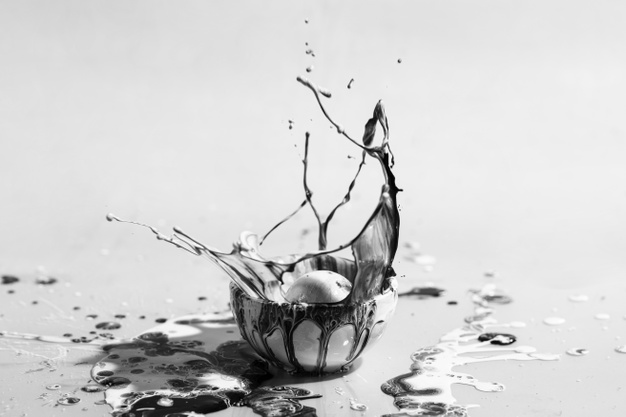
#> input picture courses/apcsp/datasets/cup.jpg, 626 x 417 px, found by its file name
$ jupyter execute --allow-errors SVD_Image_Compression.ipynb
#> lines starting #> are read from the running program, lines starting #| are printed output that depends on the picture
# Singular Value Decomposition (SVD) and Image Compression

Singular Value Decomposition (SVD) is one of the most important matrix factorizations in linear algebra. Just as integers can be factored into prime numbers, a matrix can be decomposed into a product of simpler matrices that reveal its fundamental structure. In this lab, you will explore what SVD is, how it represents a matrix in terms of its geometric components, and how this decomposition enables us to compress images through low‑rank approximation.

Singular Value Decomposition states that for **any** real matrix

$$A \in \mathbb{R}^{m \times n}$$

can be decomposed as:

$$
A = U \, \Sigma \, V^{T}
$$

where:

- $U \in \mathbb{R}^{m \times m}$ is an **orthogonal matrix** (columns are orthonormal),
- $\Sigma \in \mathbb{R}^{m \times n}$ is a (rectangular) **diagonal matrix** whose diagonal entries
  $$
  \sigma_1 \ge \sigma_2 \ge \cdots \ge \sigma_r > 0
  $$
  are the **singular values**,
- $V \in \mathbb{R}^{n \times n}$ is another **orthogonal matrix**, and $V^T$ is its transpose.

---

## 🌟 **Low‑Rank Approximation**

A powerful use of SVD is approximating $A$ using only the top $k$ singular values:

$$
A_k = U_k \, \Sigma_k \, V_k^{T}
$$

where:

- $U_k$ contains the first $k$ columns of $U$,
- $\Sigma_k$ contains the top $k$ singular values,
- $V_k^T$ contains the first $k$ rows of $V^T$.

This yields the **best rank-$k$** approximation to $A$.

---

## **Why This Works for Images**

A grayscale image is a matrix of pixel values. By keeping only the largest singular values, we capture the most important structure and discard noise or fine detail.

Thus:

- store fewer numbers,
- reconstruct an image that looks nearly the same,
- achieve **image compression via SVD**.

## Setup

We'll use:
- `numpy` for linear algebra
- `matplotlib` for plotting
- `PIL` (Pillow) for image loading

If you're in **Google Colab**, everything below should work out of the box.

[cell 1]
import numpy as np
import matplotlib.pyplot as plt

from PIL import Image
import io
import os

plt.rcParams['figure.figsize'] = (6, 4)
plt.rcParams['image.cmap'] = 'gray'

## 3) Load an image

Choose one of the options below:

### Option A — Upload an image (Colab/Jupyter)
- In Colab: you will get a file picker.
- In classic Jupyter: file picker may or may not appear; if it doesn't, use Option B or C.

### Option B — Load from a URL (GitHub raw, etc.)
Provide a direct URL to an image file.

### Option C — Use a local file path
If you already have an image in the same folder as this notebook.

Run the next cell and pick the method you prefer.

[cell 2]
# --- Choose ONE method below ---
METHOD = "url"   # "upload" | "url" | "path"

# If METHOD == "url":
IMAGE_URL = "https://github.com/LongBaoNguyen/longbaonguyen.github.io/blob/master/courses/apcsp/datasets/cup.jpg"  # e.g., "https://raw.githubusercontent.com/user/repo/main/image.jpg"

# If METHOD == "path":
IMAGE_PATH = "cup.jpg" # e.g., "my_image.png"

# Resize for speed (set to None to keep original size)
MAX_SIZE = 1024  # e.g., 256; try 512 for higher quality if your runtime is strong


def load_image(method=METHOD, url=IMAGE_URL, path=IMAGE_PATH, max_size=MAX_SIZE):
#> called with method = 'url', path = 'cup.jpg', max_size = 1024
    if method == "upload":
        try:
            from google.colab import files
            uploaded = files.upload()
            fname = next(iter(uploaded))
            img_bytes = uploaded[fname]
            img = Image.open(io.BytesIO(img_bytes)).convert("RGB")
            return img
        except Exception as e:
            raise RuntimeError(
                "Upload failed. If you're not in Colab, set METHOD='path' or METHOD='url'."
            )

    elif method == "url":
        import urllib.request
        with urllib.request.urlopen(url) as resp:
            data = resp.read()
        img = Image.open(io.BytesIO(data)).convert("RGB")
#> img is the input picture: PIL image 626x417 RGB; min 0, max 255, mean 208.2
        return img

    elif method == "path":
        if not os.path.exists(path):
            raise FileNotFoundError(f"Could not find file: {path}")
        img = Image.open(path).convert("L")
        return img

    else:
        raise ValueError("METHOD must be one of: 'upload', 'url', 'path'")


img = load_image()

img = np.asarray(img).astype(np.float32) / 255.0  # shape: (H, W, 3)
#> img: shape (417, 626, 3) float32
print(img.shape)
#| (417, 626, 3)
print(img)
#> (printed output is left out)

print(f"Loaded image shape: {img.shape}")
#| Loaded image shape: (417, 626, 3)
plt.figure(figsize=(5,5))
plt.imshow(img)
plt.axis('off')
plt.title('Original Image')
plt.show()

[cell 3]
# URL of the image you provided
url = "https://raw.githubusercontent.com/LongBaoNguyen/longbaonguyen.github.io/master/courses/apcsp/datasets/cup.jpg"

# Fetch image and open it
#> (the rest of this cell did not finish here and is left out)

[cell 4]
A = img
A.shape
#> Out = (417, 626, 3)

***

## NumPy Slicing

When you work with NumPy, you often need to extract **parts** of an array rather than the whole thing. This is called **slicing**, and it works a lot like cutting out a section of a list or table.

Think of a NumPy array like a grid of numbers — slicing lets you say:
➡️ “Give me rows from here to here”
➡️ “Give me columns from here to here”
➡️ “Give me every second value”
…and so on.

***

### 🔹 Basic Slicing: `start : stop`

The simplest form is:

    array[start : stop]

*   `start` = where to begin (included)
*   `stop` = where to end (not included)

Example:

```python
import numpy as np

a = np.array([10, 20, 30, 40, 50])
a[1:4]
```

This gives:

    array([20, 30, 40])

Because it starts at index 1 and stops *before* index 4.

***

### 🔹 Adding a Step: `start : stop : step`

You can also skip values.

```python
a[0:5:2]
```

Result:

    array([10, 30, 50])

This means: start at 0, stop before 5, take every 2 steps.

***

### 🔹 Slicing 2D Arrays (Rows and Columns)

Think of a 2D array like a table:

*   The first number selects **rows**
*   The second number selects **columns**

Format:

    array[row_start:row_stop , col_start:col_stop]

Example:

```python
b = np.array([
    [1, 2, 3],
    [4, 5, 6],
    [7, 8, 9]
])

b[0:2, 1:3]
```

This selects:

*   Rows 0 and 1
*   Columns 1 and 2

Result:

    array([
        [2, 3],
        [5, 6]
    ])

***

### 🔹 Shortcut: Leaving Start or Stop Empty

You can leave out `start` or `stop`:

*   `a[:3]` → from the beginning to index 2
*   `a[2:]` → from index 2 to the end
*   `a[:]` → the whole array

Example:

```python
b[:, 1]
```

Means:

*   all rows
*   column 1 only

Result:

    array([2, 5, 8])

***

### ⭐ Quick Summary

| Pattern              | Meaning               |
| -------------------- | --------------------- |
| `a[start:stop]`      | Slice 1D array        |
| `a[start:stop:step]` | Slice with steps      |
| `a[:, :]`            | All rows, all columns |
| `a[x, :]`            | Row `x`, all columns  |
| `a[:, y]`            | All rows, column `y`  |

***

## 🔍 Understanding `numpy.linalg.svd` and the Shapes of Its Outputs

Recall that the **Singular Value Decomposition (SVD)** breaks any matrix $A \in \mathbb{R}^{m \times n}$ into three pieces:

$$
A = U \, \Sigma \, V^{T}
$$

where:

- $U \in \mathbb{R}^{m \times m}$, $\Sigma \in \mathbb{R}^{m \times n}$ and $V^T \in \mathbb{R}^{n \times n}$

NumPy computes this using:

```python
U, s, Vt = np.linalg.svd(A)
```

However, the sizes of `U`, `s`, and `Vt` uses a **compact** form of SVD by default to save memory. Let $p = \min(m, n)$. NumPy does **not** return the full diagonal matrix $\Sigma.$ Instead, it returns a **1D array** of length $p$. Why? Because the full $\Sigma$ would be mostly zeros:

$$
\Sigma =
\begin{bmatrix}
\sigma_1 & 0 & \cdots \\
0 & \sigma_2 & \cdots \\
\vdots & & \ddots \\
\end{bmatrix}
$$

NumPy returns only the diagonal (the important part!) to avoid storing unnecessary zeros.

In addition, even though the theoretical SVD defines $U$ as an **m × m** orthogonal matrix, NumPy returns only the **first $p$ columns**. Similarly, instead of an **n × n** orthogonal matrix $V$, NumPy returns only the **first $p$ rows**, the matrix of singular vectors that matter for the decomposition.

This decomposition is compact, efficient, and contains all the essential information. These columns are the only ones needed to reconstruct $A$. This is called the **reduced (or thin) SVD**.

## ⭐ Summary Table

| Piece      | NumPy Output | Shape  | Why This Shape?                           |
| ---------- | ------------ | ------ | ----------------------------------------- |
| $$U$$      | `U`          | (m, p) | Only the first useful singular vectors    |
| $$\Sigma$$ | `s`          | (p,)   | Only diagonals needed; zeros omitted      |
| $$V^T$$    | `Vt`         | (p, n) | Only the essential right singular vectors |

## 📐 Example with Shapes

```python
import numpy as np

A = np.random.randn(6, 4)   # m = 6, n = 4, so p = 4
U, s, Vt = np.linalg.svd(A)

print("A:", A.shape)
print("U:", U.shape)
print("s:", s.shape)
print("Vt:", Vt.shape)
```

Expected output:

    A:  (6, 4)
    U:  (6, 4)
    s:  (4,)
    Vt: (4, 4)

Notice:

*   `U` is **6 × 4**, not **6 × 6**
*   `s` is **1D**, length 4
*   `Vt` is **4 × 4**

***

## 🧨 Reconstructing the Matrix

Since NumPy doesn’t give the full $\Sigma$, you rebuild it like this:

```python
Sigma = np.diag(s)   # creates a p x p diagonal matrix
A_reconstructed = U @ Sigma @ Vt
```

This produces a matrix equal (up to numerical precision) to the original $A$.

## 4) SVD on a grayscale image (warm-up)

A grayscale image is a matrix \(A\in\mathbb{R}^{m	imes n}\) where each entry is a pixel intensity.
We'll convert the image to grayscale and compute its SVD.

[cell 5]
A = np.random.rand(10, 5)
B = np.random.rand(6, 8)
# Compute SVD
U, s, Vt = np.linalg.svd(A, full_matrices=False)
print("U shape:", U.shape, "s shape:", s.shape, "Vt shape:", Vt.shape)

U, s, Vt = np.linalg.svd(B, full_matrices=False)
print("U shape:", U.shape, "s shape:", s.shape, "Vt shape:", Vt.shape)

### Singular values (how much "information" each component carries)
Often, singular values drop quickly. When that happens, a small \(k\) can still capture the image well.

[cell 6]
plt.figure(figsize=(6,4))
plt.plot(s, linewidth=2)
plt.title('Singular Values (Grayscale)')
plt.xlabel('Index')
plt.ylabel('Singular value')
plt.grid(True, alpha=0.3)
plt.show()
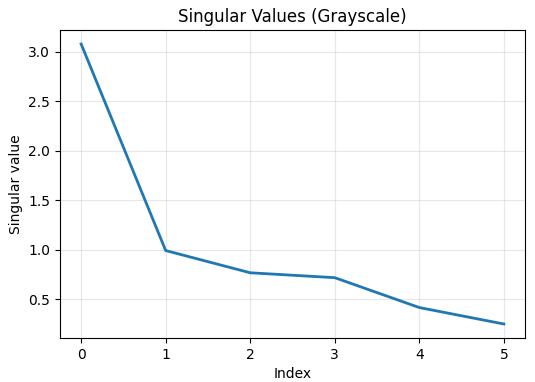
#> figure drawn by matplotlib, 1 panel

# Plot on a log scale too
plt.figure(figsize=(6,4))
plt.semilogy(s, linewidth=2)
plt.title('Singular Values (Grayscale, log scale)')
plt.xlabel('Index')
plt.ylabel('Singular value (log)')
plt.grid(True, alpha=0.3)
plt.show()
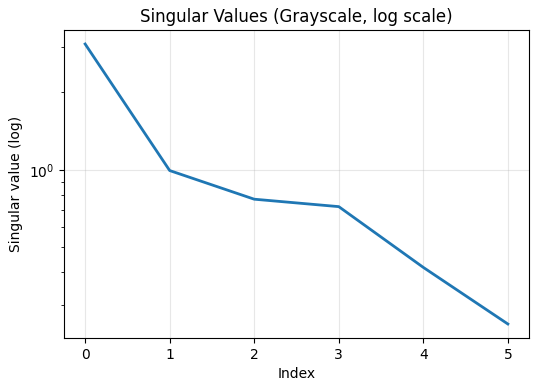
#> figure drawn by matplotlib, 1 panel
